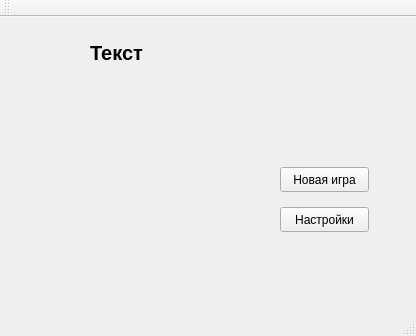
<?xml version="1.0" encoding="UTF-8"?>
<ui version="4.0">
 <class>MainWindow</class>
 <widget class="QMainWindow" name="MainWindow">
  <property name="geometry">
   <rect>
    <x>0</x>
    <y>0</y>
    <width>416</width>
    <height>336</height>
   </rect>
  </property>
  <property name="windowTitle">
   <string>Крестики-нолики</string>
  </property>
  <widget class="QWidget" name="centralWidget">
   <widget class="QPushButton" name="pb_restart">
    <property name="geometry">
     <rect>
      <x>280</x>
      <y>150</y>
      <width>89</width>
      <height>25</height>
     </rect>
    </property>
    <property name="text">
     <string>Новая игра</string>
    </property>
   </widget>
   <widget class="QPushButton" name="pb_option">
    <property name="geometry">
     <rect>
      <x>280</x>
      <y>190</y>
      <width>89</width>
      <height>25</height>
     </rect>
    </property>
    <property name="text">
     <string>Настройки</string>
    </property>
   </widget>
   <widget class="QLabel" name="label">
    <property name="geometry">
     <rect>
      <x>90</x>
      <y>20</y>
      <width>181</width>
      <height>31</height>
     </rect>
    </property>
    <property name="font">
     <font>
      <pointsize>15</pointsize>
      <weight>75</weight>
      <bold>true</bold>
     </font>
    </property>
    <property name="text">
     <string>Текст</string>
    </property>
   </widget>
  </widget>
  <widget class="QMenuBar" name="menuBar">
   <property name="geometry">
    <rect>
     <x>0</x>
     <y>0</y>
     <width>416</width>
     <height>22</height>
    </rect>
   </property>
  </widget>
  <widget class="QToolBar" name="mainToolBar">
   <attribute name="toolBarArea">
    <enum>TopToolBarArea</enum>
   </attribute>
   <attribute name="toolBarBreak">
    <bool>false</bool>
   </attribute>
  </widget>
  <widget class="QStatusBar" name="statusBar"/>
 </widget>
 <layoutdefault spacing="6" margin="11"/>
 <resources/>
 <connections/>
</ui>
